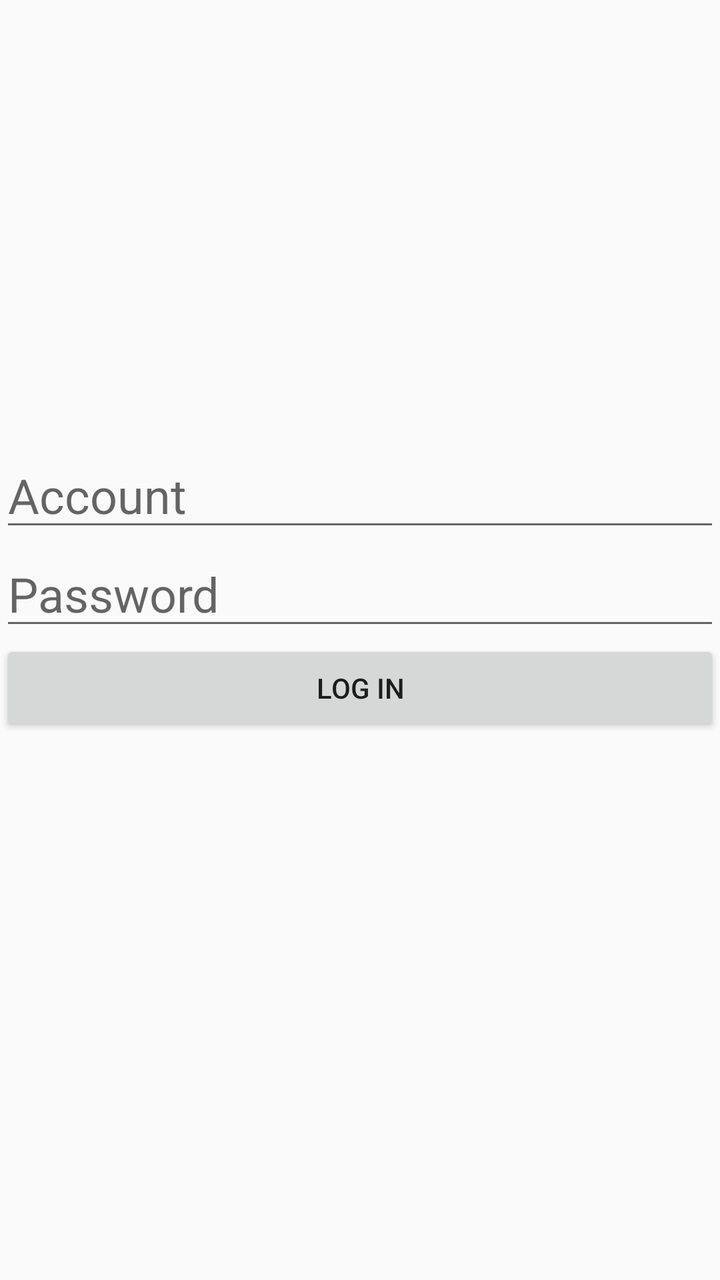
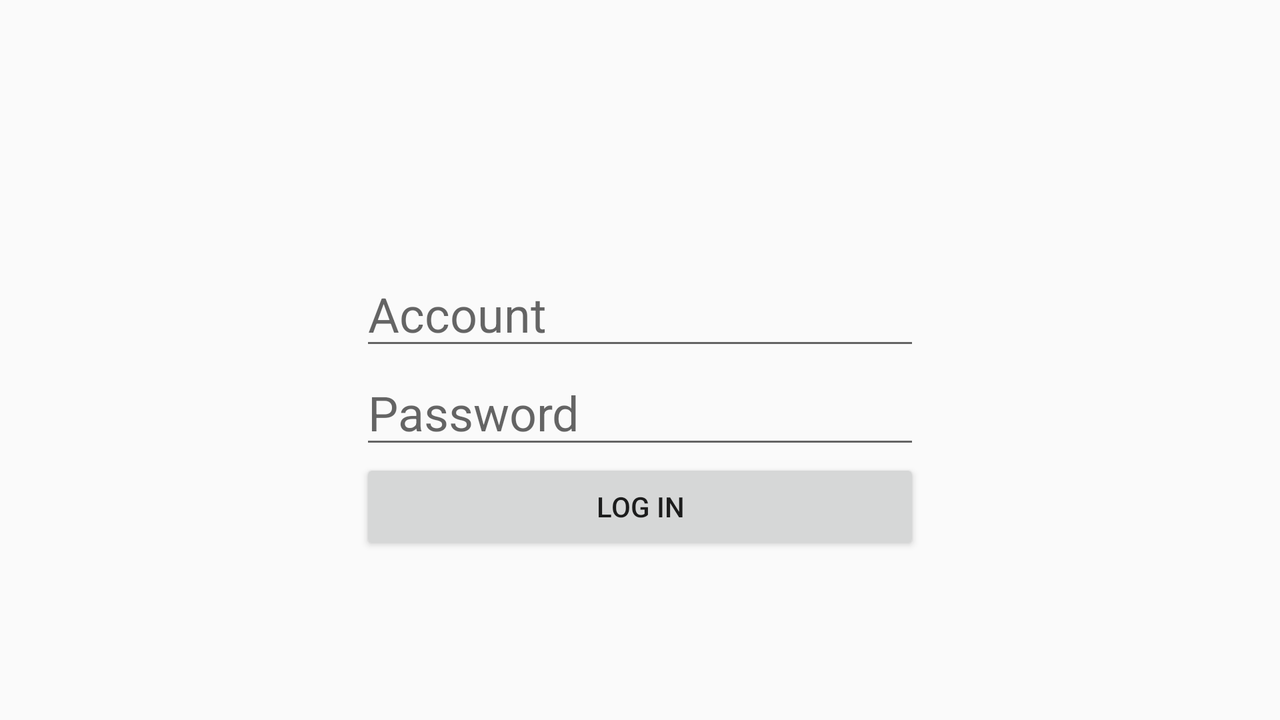

First picture: res/layout/ on a phone held upright. Second picture: the repository's own variant of that layout, on a device whose configuration matches the variant's folder. Source for both follows.
<!-- AndroidManifest.xml: application theme AppTheme -->
<!-- res/layout/activity_login.xml -->
<?xml version="1.0" encoding="utf-8"?>
<RelativeLayout xmlns:android="http://schemas.android.com/apk/res/android"
    android:layout_width="match_parent"
    android:layout_height="match_parent"
    >

    <EditText
        android:id="@+id/login_account"

        android:layout_above="@+id/login_password"

        android:layout_width="match_parent"
        android:layout_height="wrap_content"

        android:textSize="24sp"
        android:inputType="number"
        android:hint="@string/login_account"/>

    <EditText
        android:id="@+id/login_password"

        android:layout_above="@+id/login_anchor"

        android:layout_width="match_parent"
        android:layout_height="wrap_content"

        android:textSize="24sp"
        android:inputType="textPassword"
        android:hint="@string/login_password"/>

    <TextView
        android:id="@+id/login_anchor"
        android:layout_width="wrap_content"
        android:layout_height="wrap_content"
        android:layout_centerInParent="true"
        android:height="0dp"/>

    <Button
        android:id="@+id/login_button"

        android:layout_below="@+id/login_anchor"
        android:layout_width="match_parent"
        android:layout_height="wrap_content"
        android:text="@string/login_login"/>

</RelativeLayout>
<!-- resources referenced by this layout -->
<resources>
  <string name="login_account">Account</string>
  <string name="login_login">Log in</string>
  <string name="login_password">Password</string>
  <style name="AppTheme" parent="Theme.AppCompat.Light.DarkActionBar">
          
          <item name="colorPrimary">@color/colorPrimary</item>
          <item name="colorPrimaryDark">@color/colorPrimaryDark</item>
          <item name="colorAccent">@color/colorAccent</item>
      </style>
  <color name="colorPrimary">#3F51B5</color>
  <color name="colorPrimaryDark">#303F9F</color>
  <color name="colorAccent">#FF4081</color>
</resources>
<!-- res/layout-land/activity_login.xml (the repository's variant of the layout above) -->
<!-- drawn on the phone turned sideways -->
<?xml version="1.0" encoding="utf-8"?>
<RelativeLayout xmlns:android="http://schemas.android.com/apk/res/android"
    android:layout_width="match_parent"
    android:layout_height="match_parent"
    >

    <EditText
        android:id="@+id/login_account"

        android:layout_above="@+id/login_anchor"
        android:layout_centerHorizontal="true"
        android:layout_width="wrap_content"
        android:layout_height="wrap_content"
        android:minWidth="280dp"
        android:singleLine="true"
        android:textSize="24sp"
        android:inputType="number"
        android:hint="@string/login_account"/>

    <TextView
        android:id="@+id/login_anchor"
        android:layout_width="wrap_content"
        android:layout_height="wrap_content"
        android:maxHeight="0dp"
        android:layout_centerInParent="true" />

    <EditText
        android:id="@+id/login_password"

        android:layout_below="@+id/login_anchor"
        android:layout_centerHorizontal="true"
        android:layout_width="wrap_content"
        android:layout_height="wrap_content"
        android:minWidth="280dp"
        android:singleLine="true"
        android:textSize="24sp"
        android:inputType="textPassword"
        android:hint="@string/login_password"/>



    <Button
        android:id="@+id/login_button"

        android:layout_centerHorizontal="true"
        android:layout_below="@+id/login_password"
        android:layout_width="wrap_content"
        android:layout_height="wrap_content"
        android:minWidth="280dp"
        android:singleLine="true"
        android:text="@string/login_login"/>

</RelativeLayout>
